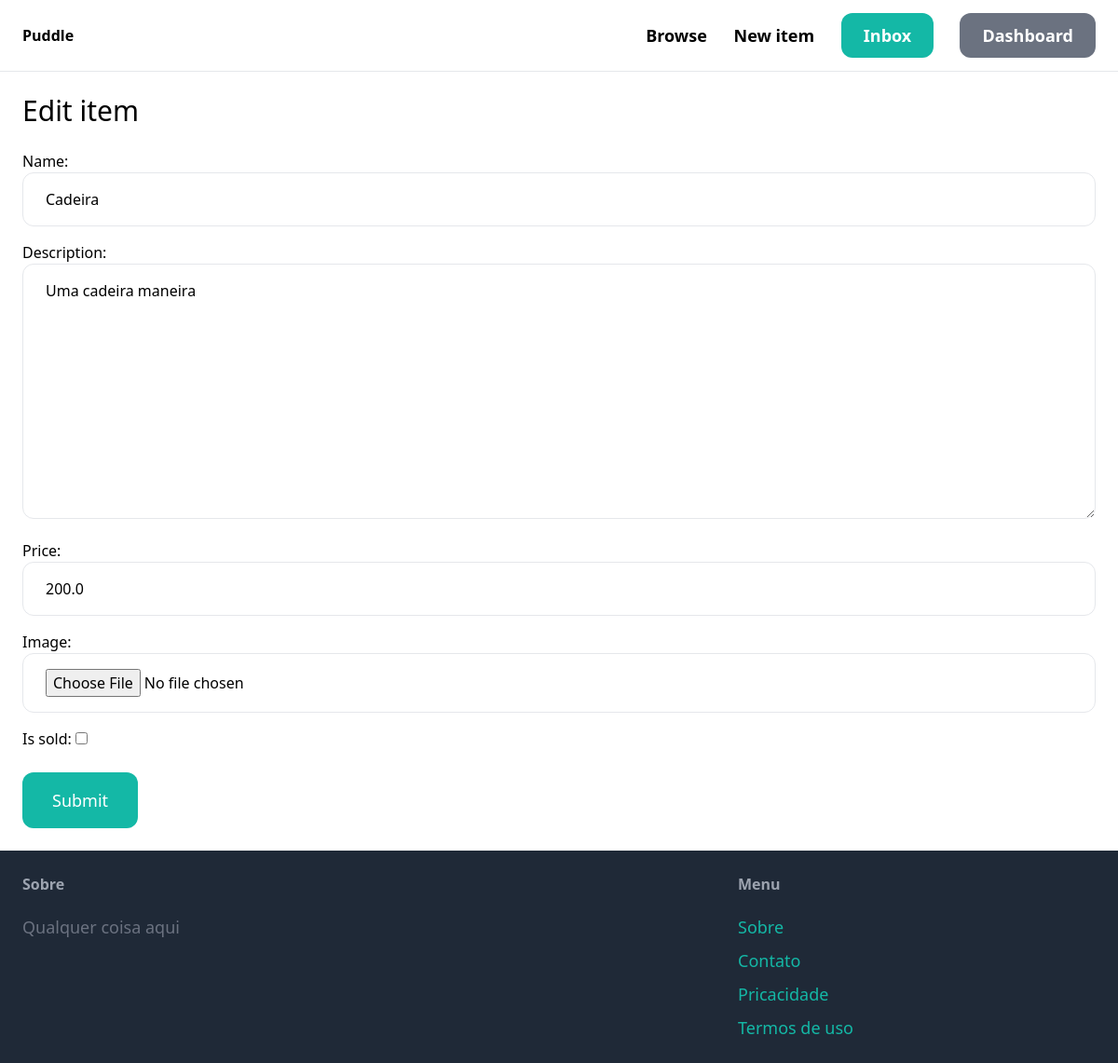
Before: /items/4/edit/ (signed in) with the older database file.
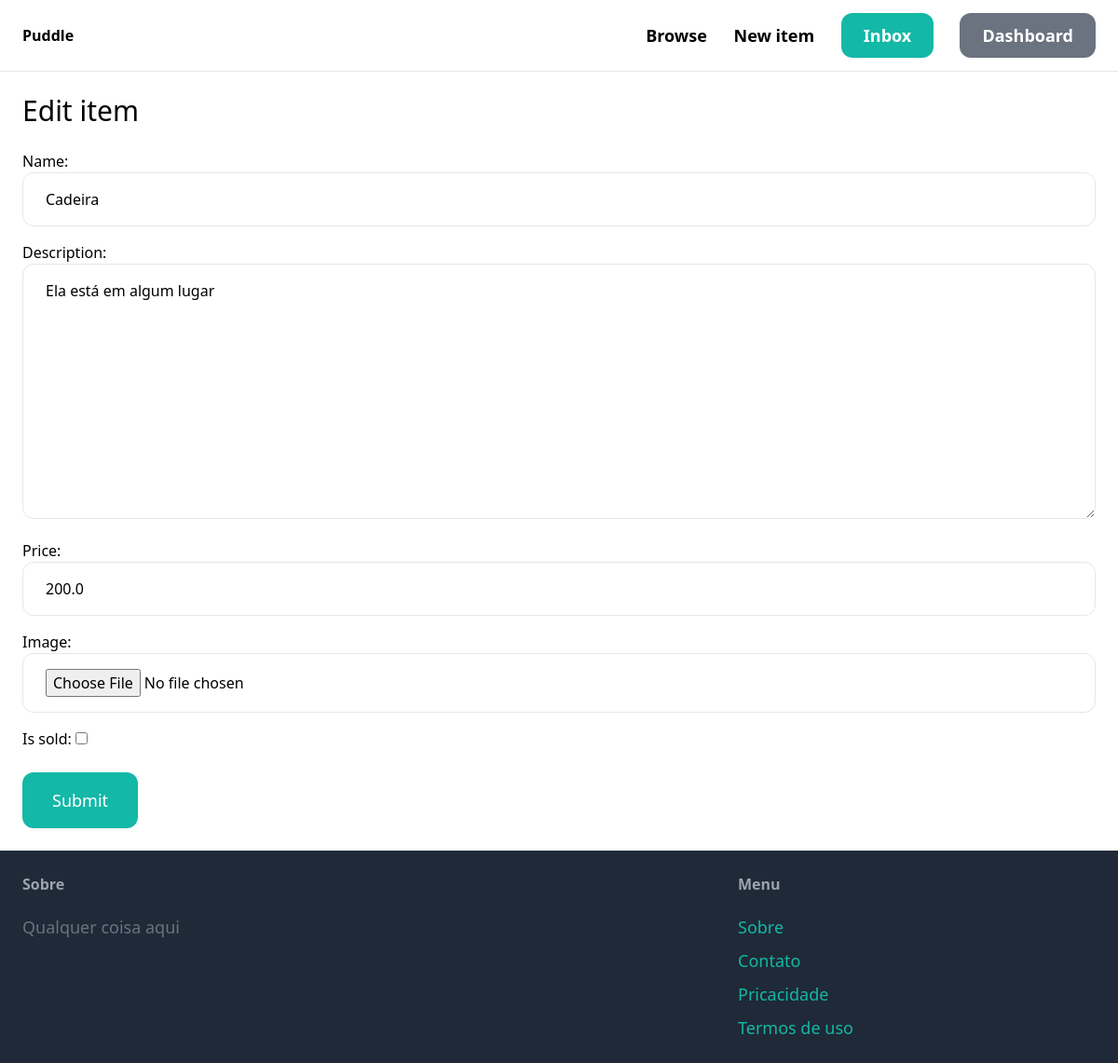
After: the same page with the newer database file.
### item/models.py (models this page shows, shortened)
class Item(models.Model):
    category = models.ForeignKey(Category,related_name='items', on_delete=models.CASCADE)
    name = models.CharField(max_length=255)
    description = models.TextField(blank=True, null=True)
    price = models.FloatField(validators=[MinValueValidator(0.0)])
    image = models.ImageField(upload_to='item_images',blank=True,null=True)
    is_sold = models.BooleanField(default=False)
    created_at = models.DateTimeField(auto_now_add=True)
    created_by = models.ForeignKey(User,related_name ='items', on_delete = models.CASCADE)

### item/views.py (the view)
# urls.py: path('<int:pk>/edit/',views.edit,name='edit'),
@login_required
def edit(request,pk):
    try:
        item = Item.objects.get(pk=pk)
        if item.created_by != request.user and not request.user.groups.filter(name='Admin').exists():
            raise PermissionDenied("Você não tem permissão para editar este item.")
    except Item.DoesNotExist:
        return render(request, '404.html', status=404)
    if request.method == 'POST':
        form = EditItemForm(request.POST, request.FILES,instance=item)
        if form.is_valid():
            form.save()
            return redirect('item:detail',pk=item.id)
    else:
        form = EditItemForm(instance=item)
    return render(request,'item/form.html',{
        'form':form,
        'title': 'Edit item',
    })

### item/forms.py
class EditItemForm(forms.ModelForm):
    class Meta:
        model = Item
        fields = ('name','description','price','image','is_sold')
        widgets ={
            'name': forms.TextInput(attrs={
                'class': INPUT_CLASSES
            }),
            'description': forms.Textarea(attrs={
                'class': INPUT_CLASSES
            }),
            'price': forms.TextInput(attrs={
                'class': INPUT_CLASSES
            }),'image': forms.FileInput(attrs={
                'class': INPUT_CLASSES
            })
        }

### item/templates/item/form.html (shortened to what this page needs)
{% extends "core/base.html" %}
{% block content %}
<h1 class="mb-6 text-3xl">{{title}}</h1>
<form method="post" action="." enctype="multipart/form-data">
    <div class="space-y-4">
        {{form.as_p}}
    </div>
    <button class="mt-6 py-4 px-8 text-lg bg-teal-500 hover:bg-teal-700 rounded-xl text-white">Submit</button>
</form>
{% endblock content %}

Changed rows visible on the page:
changed Item "Cadeira": description "Uma cadeira maneira" → "Ela está em algum lugar"
